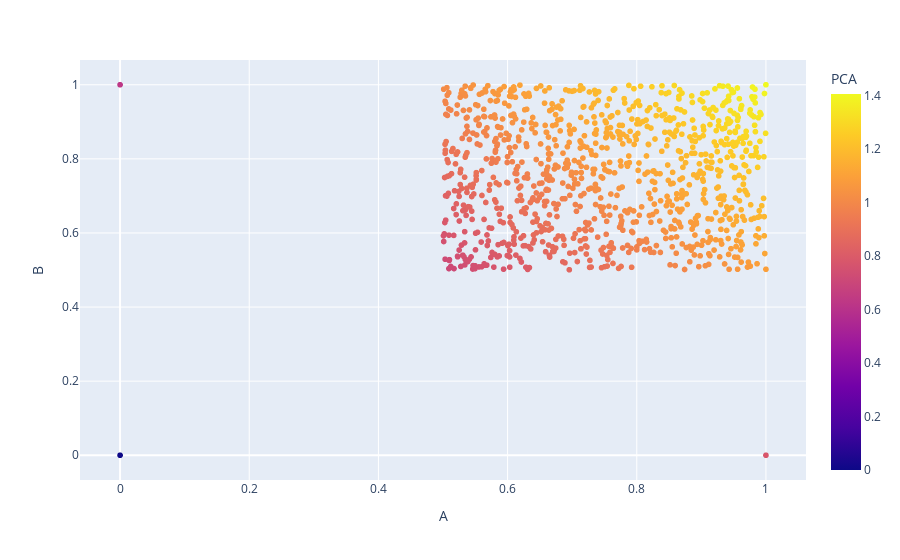

Source (notebook cell):
### Code cell
px.scatter(df, 'A', 'B', 'PCA')

### Figure 1 — Plotly figure (JSON) as saved in the notebook; plotly's stock layout.template omitted (floating-point values rounded to 4 significant figures; data arrays with more than 128 entries replaced by an {"elided": "..."} marker saying what was removed)
{"data": [{"hovertemplate": "A=%{x}<br>B=%{y}<br>PCA=%{marker.color}<extra></extra>", "legendgroup": "", "marker": {"color": {"elided": "1004 float values"}, "coloraxis": "coloraxis", "symbol": "circle"}, "mode": "markers", "name": "", "showlegend": false, "type": "scattergl", "x": {"elided": "1004 float values"}, "xaxis": "x", "y": {"elided": "1004 float values"}, "yaxis": "y"}], "layout": {"coloraxis": {"colorbar": {"title": {"text": "PCA"}}, "colorscale": [[0, "#0d0887"], [0.1111, "#46039f"], [0.2222, "#7201a8"], [0.3333, "#9c179e"], [0.4444, "#bd3786"], [0.5556, "#d8576b"], [0.6667, "#ed7953"], [0.7778, "#fb9f3a"], [0.8889, "#fdca26"], [1, "#f0f921"]]}, "legend": {"tracegroupgap": 0}, "margin": {"t": 60}, "xaxis": {"anchor": "y", "domain": [0, 1], "title": {"text": "A"}}, "yaxis": {"anchor": "x", "domain": [0, 1], "title": {"text": "B"}}}}
